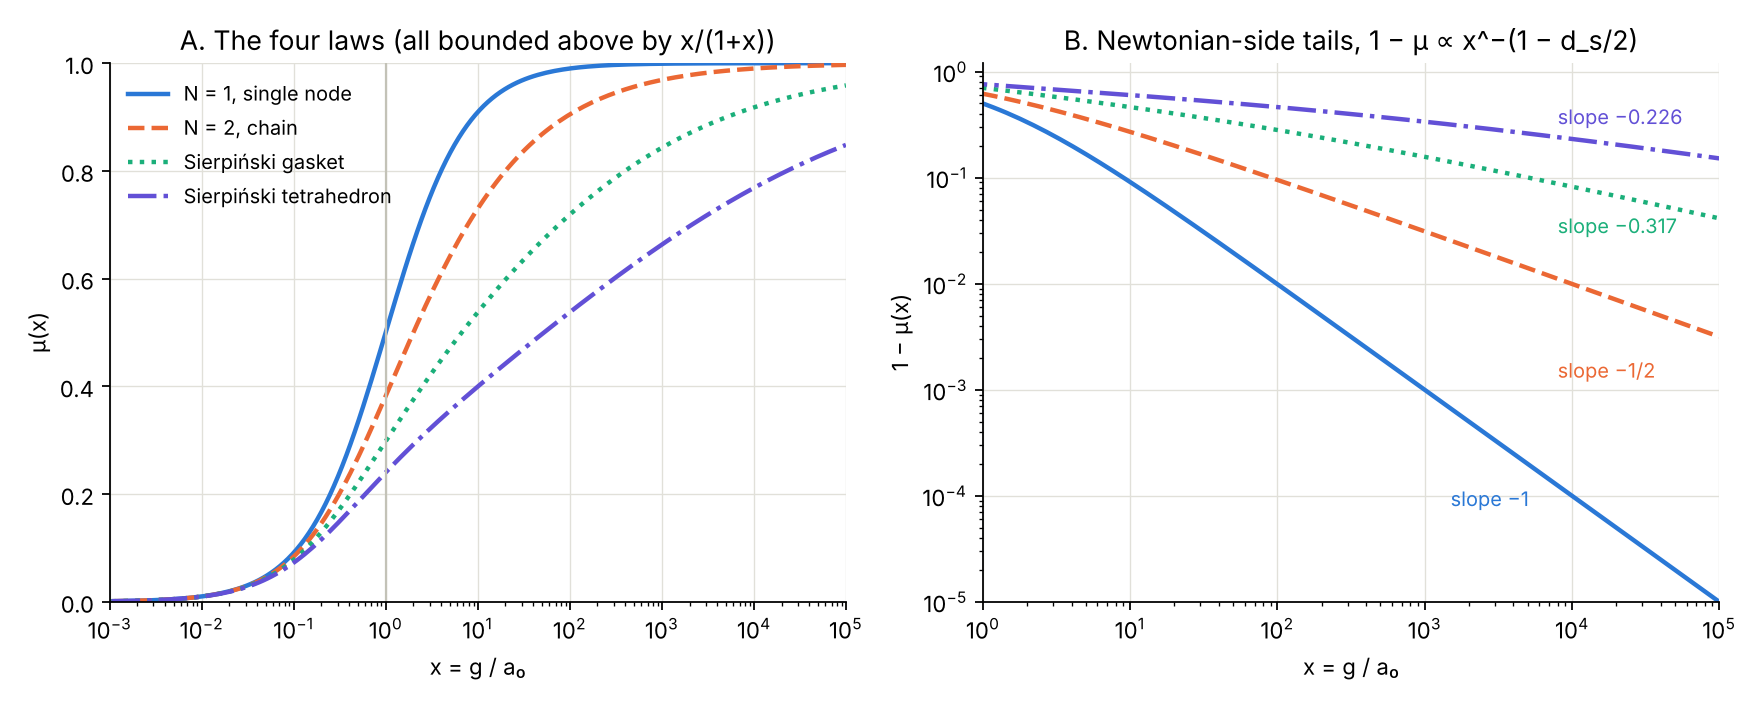

This chart was generated by the following Python code:
#!/usr/bin/env python3
"""
Network constitutive laws: GFD's mu(x) as a circuit, and what a Sierpinski
network does to it.

Construction. A network of unit series edges with a shunt impedance x from
every node to ground. Drive one corner node through a unit source resistance.
The voltage left after the source resistance is

    mu(x) = Z / (1 + Z),

where Z is the driving-point impedance seen at the corner.

    single node              ->  Z = x,                    mu = x/(1+x)   (N = 1)
    semi-infinite chain      ->  Z = x || (1 + Z),         mu = eq. 23    (N = 2)
    Sierpinski gasket        ->  exact self-similar decimation, k = 3
    Sierpinski tetrahedron   ->  exact self-similar decimation, k = 4

Checks (all exact or high precision):
  A. Transmission-line dictionary: s = (x-1)/(x+1) is the reflection
     coefficient; mu = (1+s)/2; 4 mu(1-mu) = 1 - s^2; x -> 1/x sends s -> -s.
  B. The chain reproduces the paper's N = 2 law; mu(1) = 1/phi^2.
  C. Decimation agrees with brute-force meshes to machine precision.
  D. Deep field: mu = x - c x^2 with c = 1 + (edges at the corner).
  E. Newtonian side: Z ~ x^(1 - d_s/2), d_s the spectral dimension.
  F. Upper bound: Z <= x, so mu_net(x) <= x/(1+x); Rayleigh ordering.
  G. Fit to the empirical radial acceleration relation; excess at Saturn.

Writes network_constitutive_laws.png.

Stephen Nelson, Gravity Field Dynamics
"""
import itertools as it
import sys

import mpmath as mp
import numpy as np
import scipy.sparse as sps
import scipy.sparse.linalg as spla
import sympy as sp
from scipy.interpolate import interp1d
from scipy.optimize import brentq, minimize_scalar

PASS = FAIL = 0


def check(name, ok, detail=""):
    global PASS, FAIL
    PASS += bool(ok)
    FAIL += not ok
    print(f"  [{'PASS' if ok else 'FAIL'}] {name}" + (f"\n         {detail}" if detail else ""))


def mu1(x):
    return x / (1 + x)


def mu2(x):
    u = np.sqrt(1 + 4 * x)
    return (u - 1) / (u + 1)


# ---------------------------------------------------------------- meshes
def gasket_edges(n):
    E = set()

    def tri(a, b, s):
        if s == 1:
            p = [(a, b), (a + 1, b), (a, b + 1)]
            for i, j in ((0, 1), (0, 2), (1, 2)):
                E.add(tuple(sorted((p[i], p[j]))))
            return
        h = s // 2
        tri(a, b, h); tri(a + h, b, h); tri(a, b + h, h)

    tri(0, 0, 2 ** n)
    return E


def tetra_edges(n):
    E = set()

    def tet(a, b, c, s):
        if s == 1:
            p = [(a, b, c), (a + 1, b, c), (a, b + 1, c), (a, b, c + 1)]
            for i, j in it.combinations(range(4), 2):
                E.add(tuple(sorted((p[i], p[j]))))
            return
        h = s // 2
        for o in ((0, 0, 0), (h, 0, 0), (0, h, 0), (0, 0, h)):
            tet(a + o[0], b + o[1], c + o[2], h)

    tet(0, 0, 0, 2 ** n)
    return E


def chain_edges(n):
    return {((i,), (i + 1,)) for i in range(n)}


class Mesh:
    def __init__(self, E, corner):
        nodes = sorted({u for e in E for u in e})
        idx = {u: i for i, u in enumerate(nodes)}
        r, c = [], []
        for u, v in E:
            r += [idx[u], idx[v]]
            c += [idx[v], idx[u]]
        A = sps.csr_matrix((np.ones(len(r)), (r, c)), shape=(len(nodes),) * 2)
        self.L = (sps.diags(np.asarray(A.sum(1)).ravel()) - A).tocsc()
        self.N, self.k = len(nodes), idx[corner]

    def Z(self, x):
        M = (self.L + sps.identity(self.N, format="csc") / x).tocsc()
        b = np.zeros(self.N)
        b[self.k] = 1.0
        return spla.spsolve(M, b)[self.k]


# ---------------------------------------------------------------- decimation
def _schur(M, keep, inv):
    drop = [i for i in range(len(M)) if i not in keep]
    A = [[M[i][j] for j in keep] for i in keep]
    B = [[M[i][j] for j in drop] for i in keep]
    C = [[M[i][j] for j in drop] for i in drop]
    return inv(A, B, C)


def Z_decimated(k, x, prec=None, levels=400):
    """Driving-point impedance at a corner of the infinite Sierpinski simplex
    network (k = 3 gasket, k = 4 tetrahedron). R is the boundary matrix of a
    level-n piece without corner shunts; level n+1 glues k copies at the
    midpoints. prec=None uses float64, otherwise mpmath at that many digits."""
    if prec is None:
        lib_eye, lib_zeros = np.eye, lambda n: np.zeros((n, n))
        g = 1.0 / x
        R = k * np.eye(k) - np.ones((k, k))

        def schur(M, keep):
            drop = [i for i in range(M.shape[0]) if i not in keep]
            A, B, C = M[np.ix_(keep, keep)], M[np.ix_(keep, drop)], M[np.ix_(drop, drop)]
            return A - B @ np.linalg.solve(C, B.T)
        tol = 1e-15
    else:
        mp.mp.dps = prec
        lib_eye, lib_zeros = mp.eye, lambda n: mp.zeros(n, n)
        g = 1 / mp.mpf(x)
        R = k * mp.eye(k) - mp.ones(k, k)

        def schur(M, keep):
            drop = [i for i in range(M.rows) if i not in keep]
            A = mp.matrix([[M[i, j] for j in keep] for i in keep])
            B = mp.matrix([[M[i, j] for j in drop] for i in keep])
            C = mp.matrix([[M[i, j] for j in drop] for i in drop])
            return A - B * mp.inverse(C) * B.T
        tol = mp.mpf(10) ** (-(prec // 2))
    pairs = list(it.combinations(range(k), 2))
    mid = {p: k + i for i, p in enumerate(pairs)}
    nn = k + len(pairs)
    prev = None
    for _ in range(levels):
        M = lib_zeros(nn)
        for i in range(k):
            loc = [i] + [mid[tuple(sorted((i, j)))] for j in range(k) if j != i]
            for a, u in enumerate(loc):
                for b, v in enumerate(loc):
                    M[u, v] += R[a, b]
        for m in mid.values():
            M[m, m] += g
        R = schur(M, list(range(k)))
        Z = 1 / schur(R + g * lib_eye(k), [0])[0, 0]
        if prev is not None and abs(Z - prev) <= tol * abs(Z):
            return Z
        prev = Z
    raise RuntimeError("decimation did not converge")


def main():
    print("\nNETWORK CONSTITUTIVE LAWS\n")

    print("A. Transmission-line dictionary (symbolic)")
    x = sp.symbols("x", positive=True)
    s = (x - 1) / (x + 1)
    m = x / (x + 1)
    check("mu = (1+s)/2: the load voltage over the source EMF", sp.simplify(m - (1 + s) / 2) == 0)
    check("4 mu (1-mu) = 1 - s^2: delivered power, maximal at x = 1",
          sp.simplify(4 * m * (1 - m) - (1 - s ** 2)) == 0)
    check("x -> 1/x sends s -> -s: a quarter-wave transformer", sp.simplify(s.subs(x, 1 / x) + s) == 0)
    check("f(4,s) = 17 + 4s = (21x+13)/(x+1)", sp.simplify(17 + 4 * s - (21 * x + 13) / (x + 1)) == 0)

    print("\nB. The chain is the paper's N = 2 law")
    ch = Mesh(chain_edges(4000), (0,))
    err = max(abs(mu1(ch.Z(v)) - mu2(v)) for v in (0.01, 0.1, 1, 10, 100, 1000))
    check("chain mu equals eq. 23 to 1e-10", err < 1e-10, f"max deviation {err:.1e}")
    check("chain mu(1) = 1/phi^2", abs(mu1(ch.Z(1.0)) - (3 - 5 ** 0.5) / 2) < 1e-12)

    print("\nC. Exact decimation against brute-force meshes")
    for k, builder, corner, n in ((3, gasket_edges, (0, 0), 10), (4, tetra_edges, (0, 0, 0), 8)):
        mesh = Mesh(builder(n), corner)
        rel = max(abs(Z_decimated(k, v) / mesh.Z(v) - 1) for v in (0.1, 1, 10, 100))
        check(f"k={k}: decimation = level-{n} mesh ({mesh.N} nodes)", rel < 1e-12, f"max relative deviation {rel:.1e}")

    print("\nD. Deep field: mu = x - c x^2, c = 1 + (edges at the corner)")
    xs = 1e-4
    cs = {"single node": (mu1(xs), 1), "chain": (mu2(xs), 2)}
    for k in (3, 4):
        Z = Z_decimated(k, xs)
        cs[f"k={k}"] = (mu1(Z), k)
    for name, (mv, c) in cs.items():
        cf = (xs - mv) / xs ** 2
        check(f"{name}: c = {c}", abs(cf - c) < 0.01 * c, f"measured {cf:.4f}")

    print("\nE. Newtonian side: Z ~ x^(1 - d_s/2)  (60-digit decimation)")
    tails = {}
    grid = [mp.mpf(10) ** (e / 4) for e in range(16, 65)]
    for k, ds in ((3, 2 * np.log(3) / np.log(5)), (4, 2 * np.log(4) / np.log(6))):
        lz = np.array([float(mp.log(Z_decimated(k, v, prec=60))) for v in grid])
        lx = np.array([float(mp.log(v)) for v in grid])
        th, c0 = np.polyfit(lx, lz, 1)
        tails[k] = (th, np.exp(c0))
        check(f"k={k}: exponent {th:.5f} vs 1 - d_s/2 = {1 - ds / 2:.5f}", abs(th - (1 - ds / 2)) < 1e-4,
              f"d_s = {ds:.4f}; prefactor {np.exp(c0):.3f}")

    print("\nF. Upper bound and ordering")
    X = np.logspace(-4, 5, 200)
    Zg = np.array([Z_decimated(3, v) for v in X])
    Zt = np.array([Z_decimated(4, v) for v in X])
    mg, mt, m1, m2 = mu1(Zg), mu1(Zt), mu1(X), mu2(X)
    check("Z <= x for the gasket and the tetrahedron", (Zg <= X * (1 + 1e-12)).all() and (Zt <= X * (1 + 1e-12)).all())
    check("mu_single >= mu_chain >= mu_gasket >= mu_tetra everywhere",
          (m1 >= m2 - 1e-12).all() and (m2 >= mg - 1e-12).all() and (mg >= mt - 1e-12).all())

    print("\nG. Radial acceleration relation and Saturn")
    lxg = np.linspace(-6, 5, 441)
    laws = {"N=1 single node": mu1, "N=2 chain": mu2}
    for k, name in ((3, "gasket"), (4, "Sierpinski tetrahedron")):
        f = interp1d(lxg, np.log([Z_decimated(k, v) for v in 10 ** lxg]), kind="cubic")
        th, c = tails[k]

        def law(v, f=f, th=th, c=c):
            v = np.asarray(v, float)
            Z = np.where(v <= 1e5, np.exp(f(np.clip(np.log10(v), -6, 5))), c * v ** th)
            return Z / (1 + Z)
        laws[name] = law
    gbar = np.logspace(-12, -8.5, 120)
    gdag = 1.20e-10
    rar = gbar / (1 - np.exp(-np.sqrt(gbar / gdag)))  # McGaugh, Lelli & Schombert (2016)
    table = {}
    for name, law in laws.items():
        def gobs(a0):
            return np.array([brentq(lambda g: g * law(g / a0) - gb, gb, gb * 1e4) for gb in gbar])

        def err(la):
            return np.sqrt(np.mean((np.log10(gobs(10 ** la)) - np.log10(rar)) ** 2))
        r = minimize_scalar(err, bounds=(-11.5, -9), method="bounded")
        sat = 1 / law(6.5e-5 / 1.2e-10) - 1
        table[name] = (float(law(1.0)), 10 ** r.x, r.fun, float(sat))
        print(f"  {name:24s} mu(1)={float(law(1.0)):.4f}  best a0={10 ** r.x:.2e}  "
              f"rms vs RAR={r.fun:.3f} dex  excess at Saturn={float(sat):.1e}")
    check("RAR misfit grows with the network's spectral dimension",
          np.all(np.diff([v[2] for v in table.values()]) > 0))

    draw(X, m1, m2, mg, mt, tails)
    print(f"\n  Passed {PASS}, failed {FAIL}\n")
    return FAIL == 0


def draw(X, m1, m2, mg, mt, tails):
    import matplotlib
    matplotlib.use("Agg")
    import matplotlib.pyplot as plt
    col = {"m1": "#2a78d6", "m2": "#eb6834", "mg": "#1baf7a", "mt": "#6250d6"}
    lab = {"m1": "N = 1, single node", "m2": "N = 2, chain", "mg": "Sierpiński gasket",
           "mt": "Sierpiński tetrahedron"}
    sty = {"m1": "-", "m2": "--", "mg": ":", "mt": "-."}
    data = {"m1": m1, "m2": m2, "mg": mg, "mt": mt}
    fig, ax = plt.subplots(1, 2, figsize=(11, 4.4))
    for k in data:
        ax[0].semilogx(X, data[k], sty[k], color=col[k], lw=2, label=lab[k])
        ax[1].loglog(X, 1 - data[k], sty[k], color=col[k], lw=2, label=lab[k])
    ax[0].axvline(1, color="#c3c2b7", lw=1)
    ax[0].set(xlabel="x = g / a₀", ylabel="μ(x)", ylim=(0, 1), xlim=(1e-3, 1e5),
              title="A. The four laws (all bounded above by x/(1+x))")
    ax[0].legend(frameon=False, fontsize=9, loc="upper left")
    ax[1].set(xlabel="x = g / a₀", ylabel="1 − μ(x)", xlim=(1, 1e5), ylim=(1e-5, 1.2),
              title="B. Newtonian-side tails, 1 − μ ∝ x^−(1 − d_s/2)")
    for key, xy, text in (("mt", (8e3, 0.32), f"slope −{tails[4][0]:.3f}"),
                          ("mg", (8e3, 0.03), f"slope −{tails[3][0]:.3f}"),
                          ("m2", (8e3, 0.0013), "slope −1/2"),
                          ("m1", (1.5e3, 8e-5), "slope −1")):
        ax[1].text(*xy, text, color=col[key], fontsize=9)
    for a in ax:
        a.grid(color="#e1e0d9", lw=0.6)
        for sp_ in ("top", "right"):
            a.spines[sp_].set_visible(False)
    fig.tight_layout()
    fig.savefig("network_constitutive_laws.png", dpi=160)
    print("\n  Wrote network_constitutive_laws.png")


if __name__ == "__main__":
    sys.exit(0 if main() else 1)
